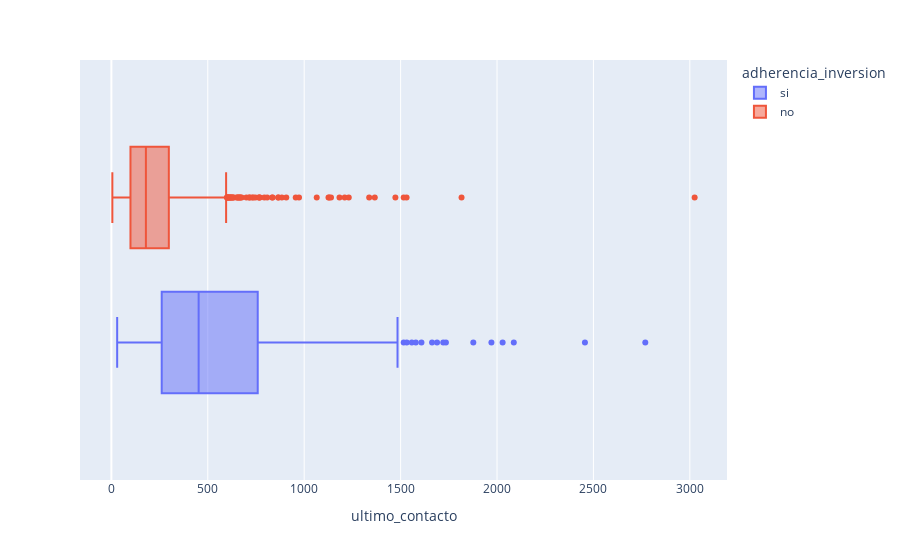

Here is the notebook cell this chart was saved with:
### Code cell
px.box(datos, x='ultimo_contacto', color='adherencia_inversion')

### Figure 1 — Plotly figure (JSON) as saved in the notebook; plotly's stock layout.template omitted (floating-point values rounded to 4 significant figures; data arrays with more than 128 entries replaced by an {"elided": "..."} marker saying what was removed)
{"data": [{"alignmentgroup": "True", "hovertemplate": "adherencia_inversion=si<br>ultimo_contacto=%{x}<extra></extra>", "legendgroup": "si", "marker": {"color": "#636efa"}, "name": "si", "notched": false, "offsetgroup": "si", "orientation": "h", "showlegend": true, "type": "box", "x": {"elided": "502 int values"}, "x0": " ", "xaxis": "x", "y0": " ", "yaxis": "y"}, {"alignmentgroup": "True", "hovertemplate": "adherencia_inversion=no<br>ultimo_contacto=%{x}<extra></extra>", "legendgroup": "no", "marker": {"color": "#EF553B"}, "name": "no", "notched": false, "offsetgroup": "no", "orientation": "h", "showlegend": true, "type": "box", "x": {"elided": "766 int values"}, "x0": " ", "xaxis": "x", "y0": " ", "yaxis": "y"}], "layout": {"boxmode": "group", "legend": {"title": {"text": "adherencia_inversion"}, "tracegroupgap": 0}, "margin": {"t": 60}, "xaxis": {"anchor": "y", "domain": [0, 1], "title": {"text": "ultimo_contacto"}}, "yaxis": {"anchor": "x", "domain": [0, 1]}}}
